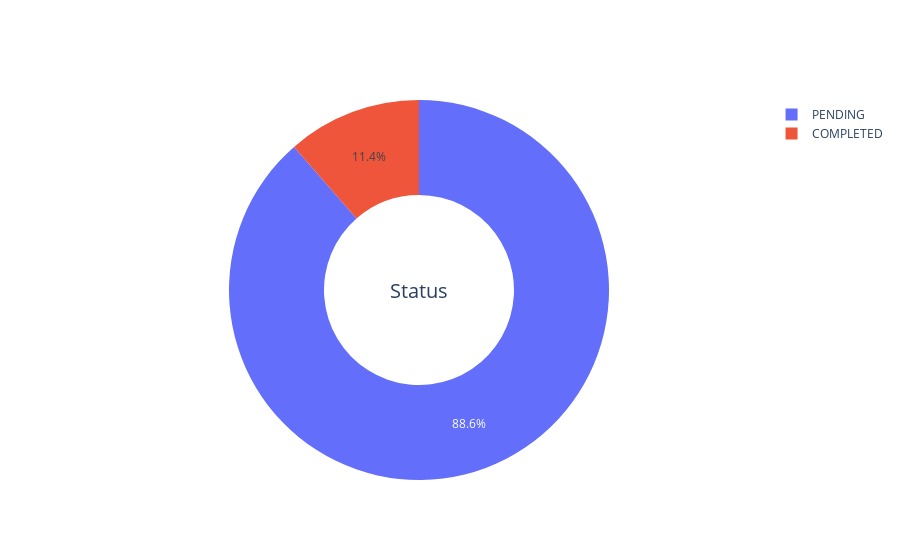

Source (notebook cell):
### Code cell
fig = make_doi_status()
fig.show()

### Figure 1 — Plotly figure (JSON) as saved in the notebook; plotly's stock layout.template omitted (floating-point values rounded to 4 significant figures)
{"data": [{"hole": 0.5, "labels": ["COMPLETED", "PENDING"], "name": "status", "type": "pie", "values": [130, 1008]}], "layout": {"annotations": [{"font": {"size": 20}, "showarrow": false, "text": "Status"}]}}
